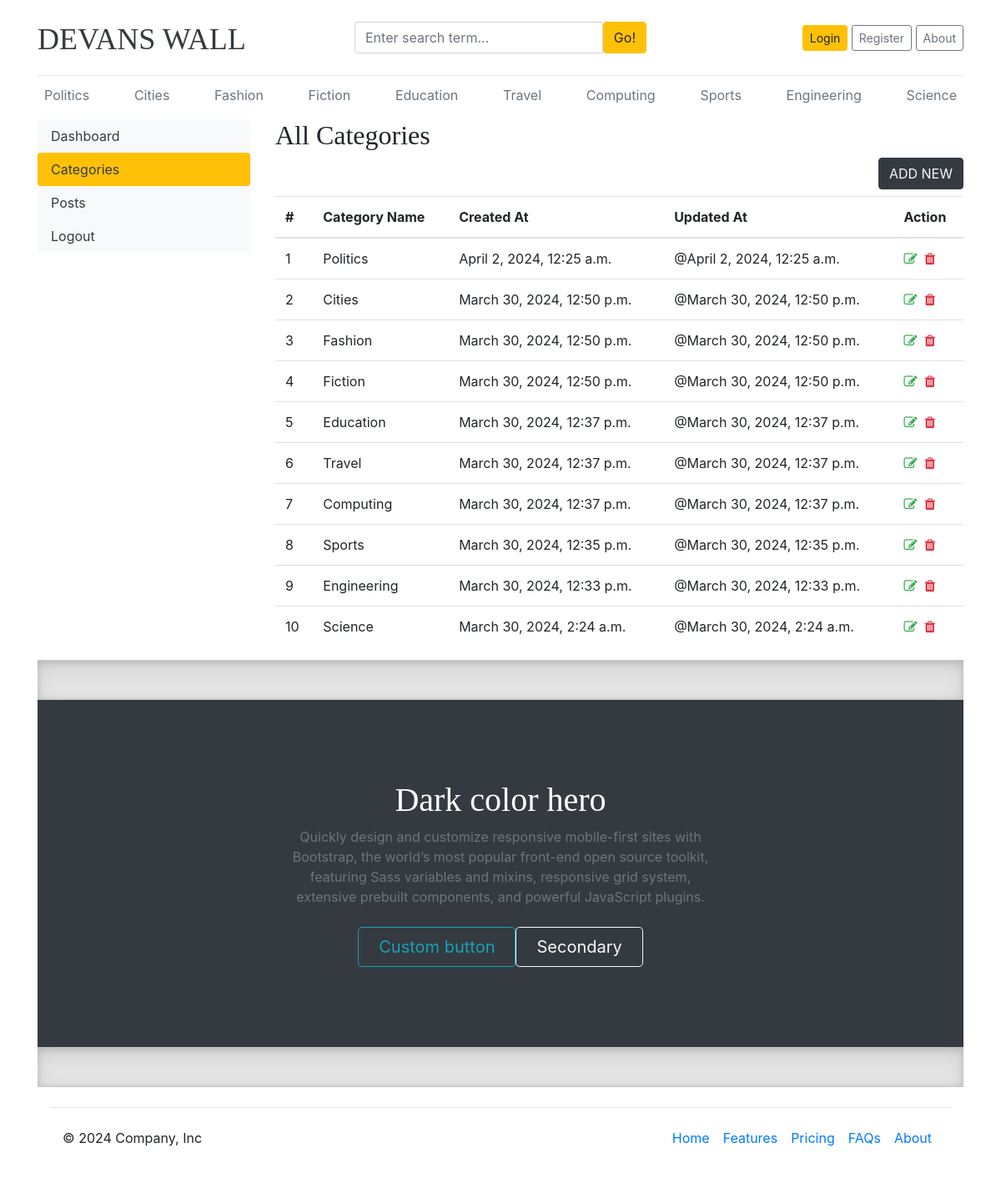
The page /CMS/dashboard/dashcategories on the database as committed earlier.
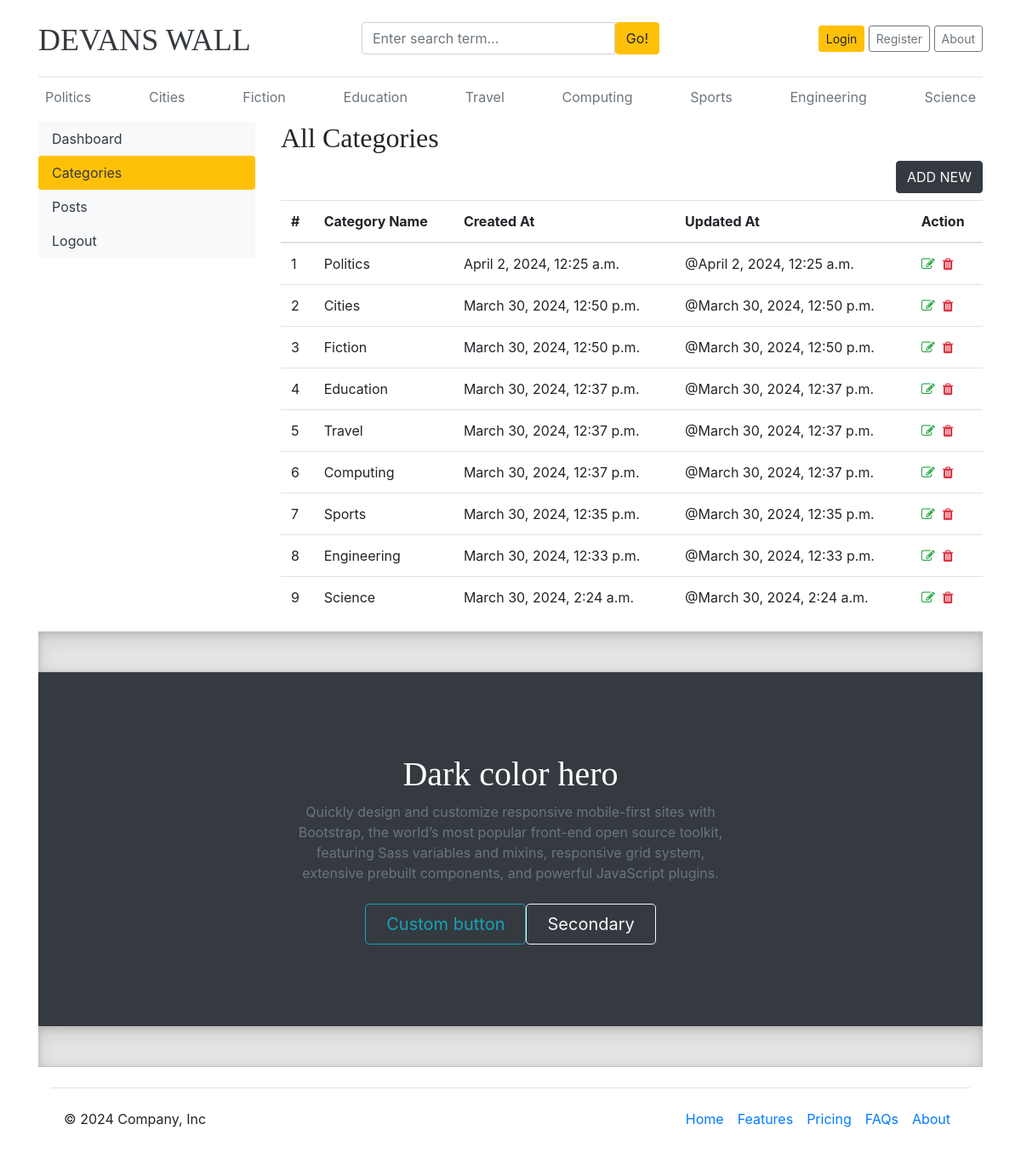
The same page on the database as committed later.
### blogs/models.py (models this page shows, shortened)
class Category(models.Model):
    category_name = models.CharField(max_length = 50, unique=True)
    category_decription = models.CharField(max_length = 150, unique=True, null=True)
    created_at = models.DateTimeField(auto_now_add =True)
    updated_at = models.DateTimeField(auto_now_add =True)
    class Meta:
        verbose_name_plural = 'Categories'

### Dashboards/views.py (the view)
# urls.py: path('dashcategories', views.dashcategories, name='dashcategories'),
def dashcategories(request):
    return render (request, 'Dash/dashcategories.html' )

### blogs/context_processors.py (called while the page is built)
def get_categories(request):
    categories = Category.objects.all().order_by('-updated_at')
    return dict(categories=categories)

def get_social_links(request):
    social_links = SocialLink.objects.all()
    return dict(social_links=social_links)

def get_about(request):
    theabout = About.objects.all()
    return dict(theabout=theabout)

### templates/Dash/dashcategories.html (shortened to what this page needs)
{% extends 'base.html' %}
{% block content %}
<div class="row">
        {% include 'Dash/dashsidebar.html' %}
        <div class="col-md-9">
            <h2>All Categories</h2>
            <a href="{% url 'addcategory' %}" class="btn btn-dark text-light float-right mb-2">ADD NEW</a>
            <table class="table table-hover">
                <thead>
                  <tr>
                    <th>#</th>
                    <th>Category Name</th>
                    <th>Created At</th>
                    <th>Updated At</th>
                    <th>Action</th>
                  </tr>
                </thead>
                <tbody>
                    {% for cat in categories %}
                  <tr>
                    <td>{{forloop.counter}}</td>
                    <td>{{ cat.category_name }}</td>
                    <td>{{cat.created_at}}</td>
                    <td>@{{cat.updated_at}}</td>
                    <td>
                        <a href="{% url 'editcategory' cat.id %}"><i class="fa fa-edit text-success"></i></a>&nbsp;
                        <a href="{% url 'deletecategory' cat.id %}" onclick="return confirmDelete();">
                          <i class="fa fa-trash text-danger"></i>
                        </a>
                    </td>
                  </tr>
                  {% endfor %}
                </tbody>
              </table>
        </div>
</div>
{% endblock%}

### templates/base.html (shortened to what the changed rows need)
{% load static %}
<!DOCTYPE html>
<html lang="en">
<head>
    <link href="https://getbootstrap.com/docs/4.0/dist/css/bootstrap.min.css" rel="stylesheet">
    <link href="{% static 'css/blog.css' %}" rel="stylesheet">
    <link href="{% static 'css/footer.css' %}" rel="stylesheet">
    <link rel="stylesheet" href="https://cdnjs.cloudflare.com/ajax/libs/font-awesome/4.7.0/css/font-awesome.min.css">
  </head>
<body>
    <div class="container">
      <div class="nav-scroller py-1 mb-2">
        <nav class="nav d-flex justify-content-between">
          {% if categories %}
                {% for category in categories %}
                    <a class="p-2 text-muted" href="{% url 'post_by_category' category.id %}">{{ category.category_name }}</a>
                {% endfor %}
                {% else %}
                    <a class="p-2 text-muted" href="#">No Categories</a>
          {% endif %}
        </nav>
      </div>
            {% block content %}
            {% endblock %}
            <div class="bg-dark text-secondary px-4 py-5 text-center">
              <div class="py-5">
                <h1 class="display-5 fw-bold text-white">Dark color hero</h1>
              </div>
            </div>
  </body>
</html>

Rows that differ between the two databases and show on the page:
removed Category: category_name "Fashion", created_at "March 30, 2024, 12:50 p.m.", updated_at "March 30, 2024, 12:50 p.m."
